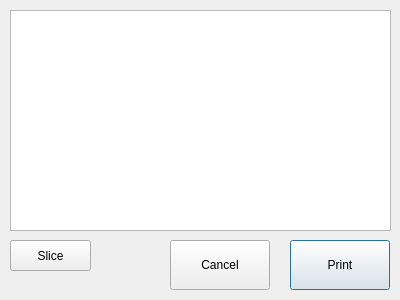
<?xml version="1.0" encoding="UTF-8"?>
<ui version="4.0">
 <class>FileDialog</class>
 <widget class="QDialog" name="FileDialog">
  <property name="geometry">
   <rect>
    <x>0</x>
    <y>0</y>
    <width>400</width>
    <height>300</height>
   </rect>
  </property>
  <property name="windowTitle">
   <string>Dialog</string>
  </property>
  <widget class="QPushButton" name="btnPrint">
   <property name="geometry">
    <rect>
     <x>290</x>
     <y>240</y>
     <width>100</width>
     <height>50</height>
    </rect>
   </property>
   <property name="text">
    <string>Print</string>
   </property>
  </widget>
  <widget class="QPushButton" name="btnCancel">
   <property name="geometry">
    <rect>
     <x>170</x>
     <y>240</y>
     <width>100</width>
     <height>50</height>
    </rect>
   </property>
   <property name="text">
    <string>Cancel</string>
   </property>
  </widget>
  <widget class="QListView" name="lvFiles">
   <property name="geometry">
    <rect>
     <x>10</x>
     <y>10</y>
     <width>381</width>
     <height>221</height>
    </rect>
   </property>
  </widget>
  <widget class="QPushButton" name="btnSlice">
   <property name="geometry">
    <rect>
     <x>10</x>
     <y>240</y>
     <width>81</width>
     <height>31</height>
    </rect>
   </property>
   <property name="text">
    <string>Slice</string>
   </property>
  </widget>
 </widget>
 <resources/>
 <connections/>
</ui>
